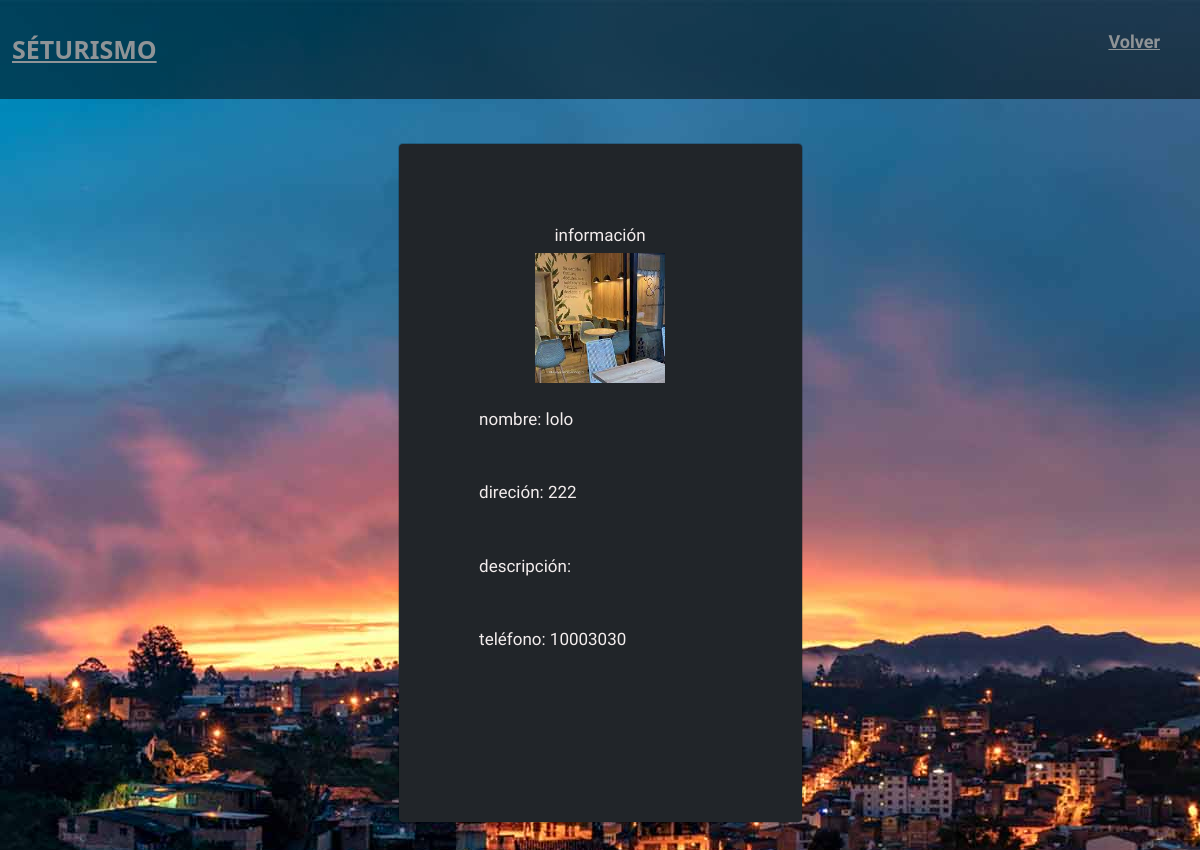
The app's page /Descripsitio.php?id=4 with its own data.
### tables this page shows
CREATE TABLE `lugares` (
  `ID` int(11) NOT NULL,
  `category` int(11) NOT NULL,
  `image` varchar(1080) NOT NULL,
  `name` varchar(35) NOT NULL,
  `adress` varchar(25) NOT NULL,
  `description` varchar(200) NOT NULL,
  `phone` varchar(40) NOT NULL,
  `user` int(11) NOT NULL
);

### Descripsitio.php (the view, shortened to what this page needs)
<!DOCTYPE html>
<html lang="en">
<head>
    <link href="https://cdn.jsdelivr.net/npm/bootstrap@5.0.0-beta1/dist/css/bootstrap.min.css" rel="stylesheet">
    <link rel="stylesheet" href="css/estilos.css">
</head>
<body>
    <header class="header">
        <div class="container">
            <div class="menu">
                <a class="logo">séturismo</a>
                <nav class="navbar">
                    <ul>
                        <li><a href="usuario.php">Volver</a> </li>
                    </ul>
                </nav>
    </header>
        <div class="modal-body modal-dialog">
            <div class="container col-lg-11">
                <div class="modal-content col-lg-9 bg-dark">
<div class="espacio-tabla">
    <table class="table table-dark table-striped">
  <tbody>
<?php
$conexion=mysqli_connect("localhost", "root","", "seturismob");
   $id = $_GET["id"];
   $sql="SELECT * FROM lugares where ID=".$id;
   $resultado = mysqli_query($conexion, $sql);
   $mostrar = mysqli_fetch_array($resultado);
?>
       <form>
        <h1 class="text-center blanco">información</h1>
      <center><img src="<?php echo $mostrar['image']; ?>" width="130px" height="130px"></center>
      <div class="mb-3"><br>
        <label for="exampleInputEmail1" class="form-label blanco">nombre: <?php echo $mostrar['name']?></label>
      </div>
      <div class="mb-3"><br>
        <label for="exampleInputEmail1" class="form-label blanco">direción: <?php echo $mostrar['adress']?></label>
        </div>
        <div class="mb-3"><br>
        <label for="exampleInputEmail1" class="form-label blanco">descripción: <?php echo $mostrar['description']?></label>
        </div>
        <div class="mb-3"><br>
        <label for="exampleInputEmail1" class="form-label blanco">teléfono: <?php echo $mostrar['phone']?></label>
         </div>
   <br><br>
</form>
  </tbody>
</table>
</div>
</body>
</body>
</html>

### css/estilos.css (style rules this page uses)
* { margin: 0; padding: 0; box-sizing: border-box; text-decoration: none; list-style: none; }
.logo { border-radius: 58px; }
.espacio-tabla { padding: 20%; }
.blanco { color: rgb(243, 237, 237); font-family: 'Courgette', cursive; font-size: 17px; }
.header { background-color: rgba(0, 0, 0, 0.5); }
.menu { display: flex; justify-content: space-between; align-items: center; padding: 20px 0; }
.logo { color: #909497; font-size: 25px; font-weight: 800; text-transform: uppercase; }
.container { max-width: 1200px; margin: 0 auto; }
.menu .navbar ul { display: flex; }
.menu .navbar ul li a { font-size: 18px; padding: 0 20px; color: #909497; display: block; font-weight: 600; }
body { background-image: url(../imagenes/a.jpg); }
nav, .as { color: white; text-decoration: none; float:right; padding: 8px; font-family: 'Courgette', cursive; font-size: 25px; }

### records on screen
lugares: image (picture), name "lolo", adress "222", phone "10003030"
